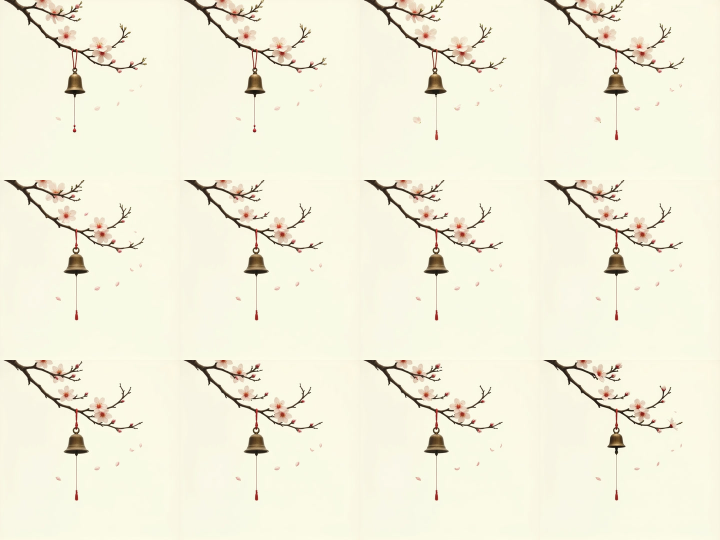
#> input picture web/atelier-flux/assets/bell-learns-the-wind-contact.jpg, 1440 x 1080 px (shown at 1/2 size); its folder holds only this picture in this run
$ python -i uniqueness_tracker.py   (imports and definitions only)
#> lines starting #> are read from the running program, lines starting #| are printed output that depends on the picture; after the words box and inside, x2 and y2 are one past the last pixel; in counts of white or black regions, pixels touching at a corner belong together
#!/usr/bin/env python3
"""Perceptual Visual Uniqueness Diff Tracker & Mode Collapse Sieve.

Extracts a 128-dimensional multi-scale perceptual fingerprint for every settled artwork:
1. Multi-channel Chromatic Moment Tensor (HSV & LAB space).
2. 2D Spatial Frequency Energy Spectrum (FFT composition & textural density).
3. Structural Gradient Directional Histograms (HOG contour silhouettes).

Maintains a rolling SQLite memory ring buffer of recent frame embeddings and computes:
- Min Cosine Distance to Nearest Visual Neighbor (d_min)
- Mean Distance to Historical Cluster Centroid (d_avg)
- Uniqueness Index U in [0.0, 100.0]%
"""
import math
import os
import sqlite3
import struct
import time
import numpy as np
from PIL import Image

SQLITE_DB = "/root/Models/flux-output/jury.sqlite3"
MEMORY_WINDOW = 100  # Number of recent frames to compare against

# [18 lines left out: function init_uniqueness_db, not called in this run]

def extract_visual_fingerprint(img_path):
    """Computes a 128-dimensional normalized perceptual feature vector."""
    try:
        with Image.open(img_path) as img:
#> img is the input picture: PIL image 1440x1080 RGB; mean R, G, B 243, 240.3, 220.9
            img_rgb = img.convert("RGB").resize((128, 128))
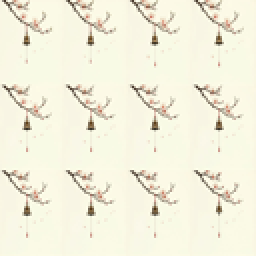
#> img_rgb: PIL image 128x128 RGB (shown 2 times larger); mean R, G, B 242.9, 240.2, 220.9
            arr_rgb = np.array(img_rgb, dtype=np.float32) / 255.0

            # 1. Color Distribution Moments (48 dims: 16 sub-regions x 3 channels mean)
            h_splits = np.array_split(arr_rgb, 4, axis=0)
#> h_splits = 4 items
            color_feats = []
            for h_s in h_splits:
                v_splits = np.array_split(h_s, 4, axis=1)
                for block in v_splits:
                    mean_c = block.mean(axis=(0, 1)) # 3
                    std_c = block.std(axis=(0, 1))   # 3
                    color_feats.extend(mean_c.tolist())
                    color_feats.extend(std_c.tolist())
#> this loop made 4 passes
#> after the loop, color_feats = 96 values, max 0.964 at index 90, min 0.0659 at index 93, mean 0.509
            # color_feats: 16 * 6 = 96 dims

            # 2. 2D Spatial Frequency Spectrum (16 dims)
            img_gray = img.convert("L").resize((64, 64))
            arr_gray = np.array(img_gray, dtype=np.float32)
            fft_2d = np.abs(np.fft.fftshift(np.fft.fft2(arr_gray)))
            fft_norm = np.log1p(fft_2d)
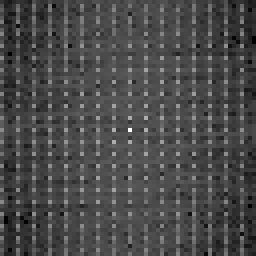
#> fft_norm: shape (64, 64) float64 (shown 4 times larger); min 1.24, max 13.79, mean 4.9; drawn with min black and max white
            # Radial energy rings
            center = 32
            radii = np.linspace(2, 30, 17)
            freq_feats = []
            y, x = np.ogrid[:64, :64]
            dist_from_center = np.sqrt((x - center)**2 + (y - center)**2)
            for i in range(16):
                mask = (dist_from_center >= radii[i]) & (dist_from_center < radii[i+1])
                ring_val = fft_norm[mask].mean() if np.any(mask) else 0.0
                freq_feats.append(float(ring_val))
#> this loop made 16 passes
#> ring_val on passes 1 to 12: 5.29, 5.8, 5.53, 5.62, 5.45, 5.42, 5.25, 5.43, 5.36, 5.04, 5.25, 5.01
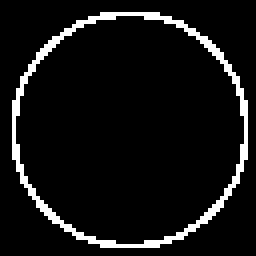
#> mask: shape (64, 64) bool (shown 4 times larger); 7.3% white in thin lines or dots, all inside (x1, y1, x2, y2) = (3, 3, 62, 62)
#> after the loop, freq_feats = [5.29, 5.8, 5.53, 5.62, 5.45, 5.42, 5.25, 5.43, 5.36, 5.04, 5.25, 5.01, 5.07, 4.86, 4.92, 4.85]

            # 3. Structural Gradient Energy (16 dims)
            gy, gx = np.gradient(arr_gray)
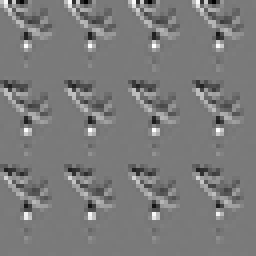
#> gy: shape (64, 64) float32 (shown 4 times larger); min -72, max 78, mean 0.3; drawn with min black and max white
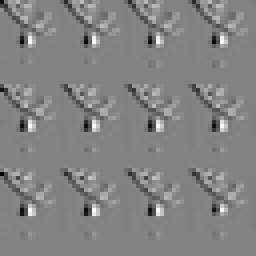
#> gx: shape (64, 64) float32 (shown 4 times larger); min -85, max 80.5, mean 0; drawn with min black and max white
            mag = np.sqrt(gx**2 + gy**2)
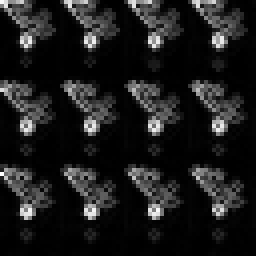
#> mag: shape (64, 64) float32 (shown 4 times larger); min 0, max 86.49, mean 9.6; drawn with min black and max white
            ang = (np.arctan2(gy, gx) + np.pi) % np.pi # [0, pi]
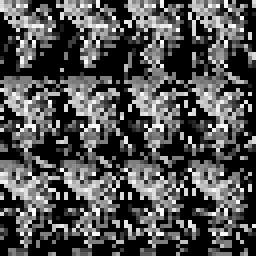
#> ang: shape (64, 64) float32 (shown 4 times larger); min 0, max 3.14, mean 1; drawn with min black and max white
            hist, _ = np.histogram(ang, bins=16, weights=mag, range=(0, np.pi))
#> hist = [4493.4, 1268.8, 1011, 1516.9, 949.2, 1137.6, 1977.3, 3268.4, 3922.4, 2914.3, 2368.3, 3622.7, 3040.9, 3018.1, 1711.3, 2965.6]
            hist_norm = (hist / (hist.sum() + 1e-6)).tolist()
#> hist_norm = [0.115, 0.0324, 0.0258, 0.0387, 0.0242, 0.029, 0.0505, 0.0834, 0.1, 0.0744, 0.0604, 0.0924, 0.0776, 0.077, 0.0437, 0.0757]

            # Combine -> 96 + 16 + 16 = 128 dims
            full_vector = np.array(color_feats + freq_feats + hist_norm, dtype=np.float32)
#> full_vector = 128 values, max 5.8 at index 97, min 0.0242 at index 116, mean 1.05
            # L2 normalize
            norm = np.linalg.norm(full_vector)
#> norm = 22.03
            if norm > 1e-6:
                full_vector = full_vector / norm
#> full_vector = 128 values, max 0.263 at index 97, min 0.0011 at index 116, mean 0.0475
            return full_vector
    except Exception as e:
        # Fallback random deterministic vector
        seed = hash(img_path) % 2147483647
        np.random.seed(seed)
        v = np.random.randn(128).astype(np.float32)
        return v / np.linalg.norm(v)

# [89 lines left out: functions evaluate_uniqueness, is_mode_collapsed, not called in this run]

# [9 lines not run here, left out]

>>> result = extract_visual_fingerprint('web/atelier-flux/assets/bell-learns-the-wind-contact.jpg')
#> result has the same summary as full_vector in extract_visual_fingerprint
